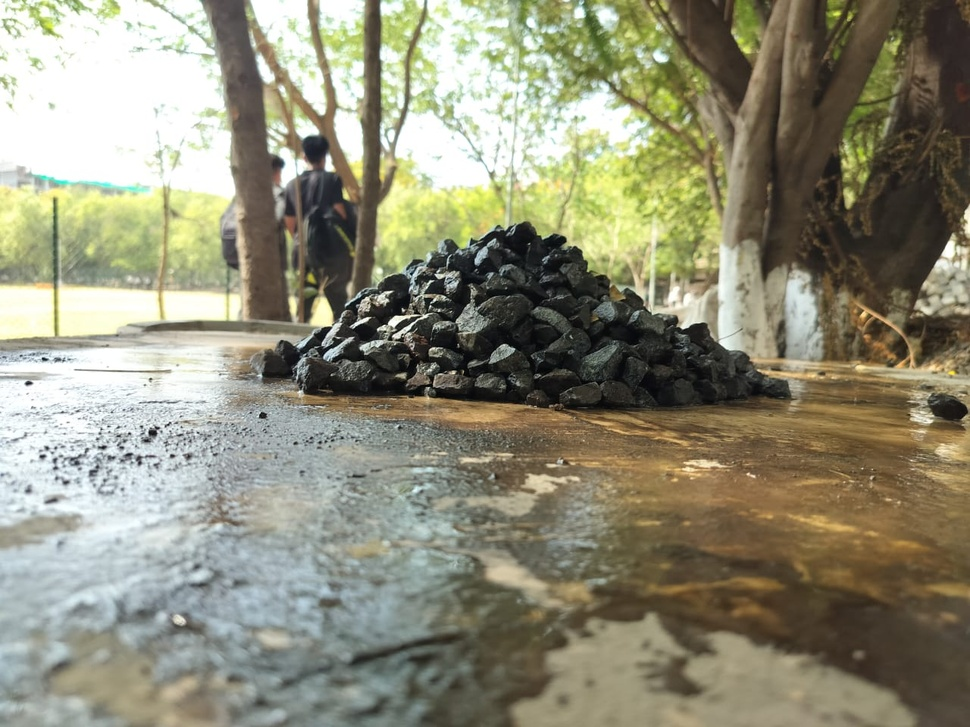
#> input picture Images/12320front.jpg, 970 x 727 px, shrunk from 1280 x 960 before the run
$ python -i segmentation.py   (imports and definitions only)
#> lines starting #> are read from the running program, lines starting #| are printed output that depends on the picture; after the words box and inside, x2 and y2 are one past the last pixel; in counts of white or black regions, pixels touching at a corner belong together
#> further down, picture is the input picture: shape (727, 970, 3); mean B, G, R 120.6, 141.7, 143.4
import tkinter as tk
from tkinter import filedialog, messagebox
from tkinter import ttk
from PIL import Image, ImageTk
import cv2
import numpy as np
from ultralytics import YOLO
import logging
import os  # Needed for visualize_segmentation

# Configure logging
logger = logging.getLogger(__name__)

# --- Load YOLO Model ---
MODEL_PATH = "yolov8n.pt"  # Or provide an absolute path / path relative to project root
yolo_model = None
# [7 lines not run here, left out]


def perform_segmentation(image: np.ndarray):
    """
    Performs segmentation on the input image using thresholding and contour filtering.
    Optionally enhances with YOLO detection (if model loaded).

    Args:
        image: A NumPy array representing the preprocessed image (BGR format).

    Returns:
        A dictionary containing segmentation results: {'mask': binary_mask, 'contours': list_of_contours}
        Returns None if processing fails.
    """
    if image is None or image.size == 0:
        logger.error("perform_segmentation received an invalid or empty image.")
        return None
    logger.info(f"Starting segmentation for image with shape: {image.shape}, dtype: {image.dtype}")
    try:
        # --- Basic Segmentation (Thresholding & Contours) ---
        if len(image.shape) == 3 and image.shape[2] == 3:
            gray = cv2.cvtColor(image, cv2.COLOR_BGR2GRAY)
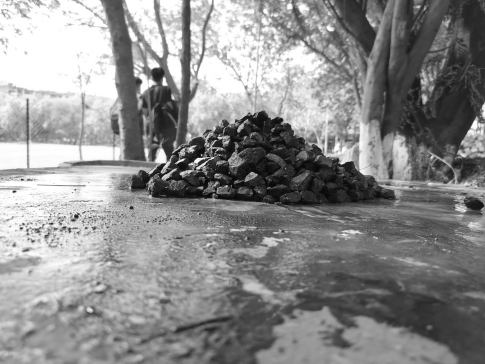
#> gray: shape (727, 970) (shown at 1/2 size); min 0, max 255, mean 139.8
        elif len(image.shape) == 2:
            gray = image  # Already grayscale
        else:
            logger.error(f"Unsupported image shape for grayscale conversion: {image.shape}")
            return None

        clahe = cv2.createCLAHE(clipLimit=2.0, tileGridSize=(8, 8))
        enhanced = clahe.apply(gray)
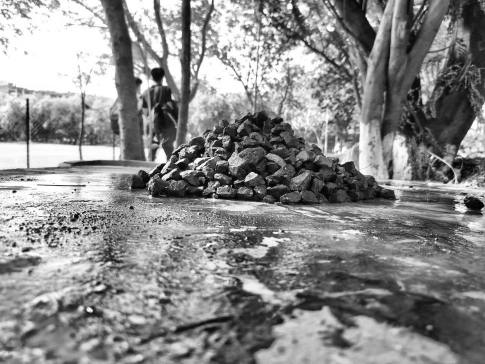
#> enhanced: shape (727, 970) (shown at 1/2 size); min 0, max 255, mean 137.3

        # --- Parameters to Tune ---
        block_size = 25  # Must be odd, > 1
        C = 4
        mask = cv2.adaptiveThreshold(enhanced, 255, cv2.ADAPTIVE_THRESH_GAUSSIAN_C,
                                     cv2.THRESH_BINARY_INV, block_size, C)
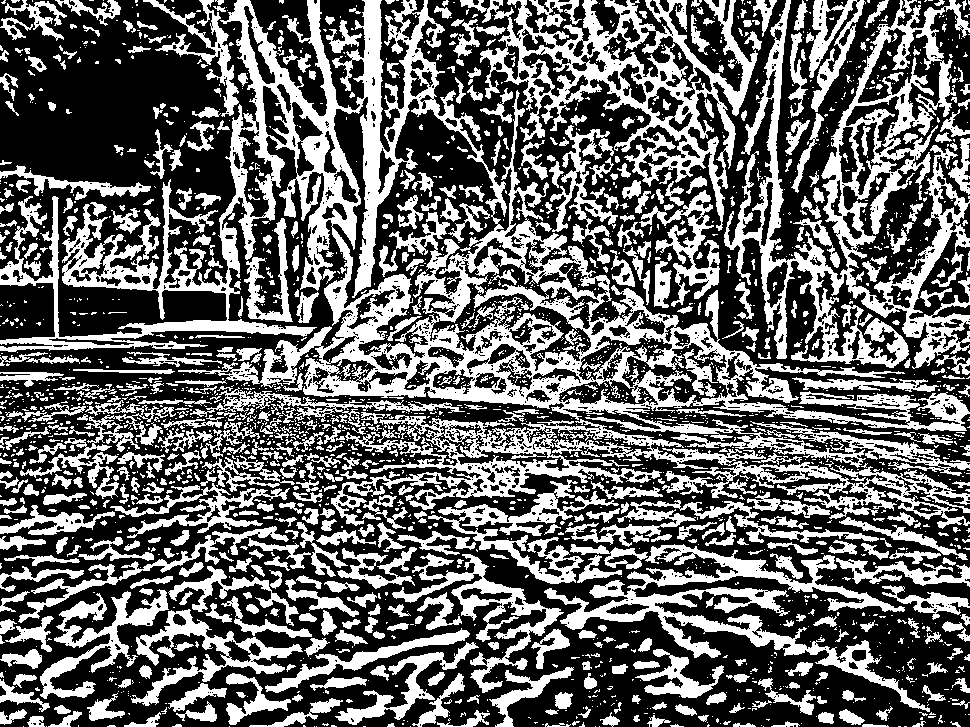
#> mask: shape (727, 970); 40.1% white; 2482 white regions (1811 under 20 px), largest, box (x1, y1, x2, y2) and area: (0, 0, 970, 476) 76278, (724, 0, 970, 369) 24765, (460, 0, 758, 231) 16754

        kernel_size = 5
        iterations_close = 1
        iterations_open = 1
        kernel = cv2.getStructuringElement(cv2.MORPH_ELLIPSE, (kernel_size, kernel_size))
        mask_closed = cv2.morphologyEx(mask, cv2.MORPH_CLOSE, kernel, iterations=iterations_close)
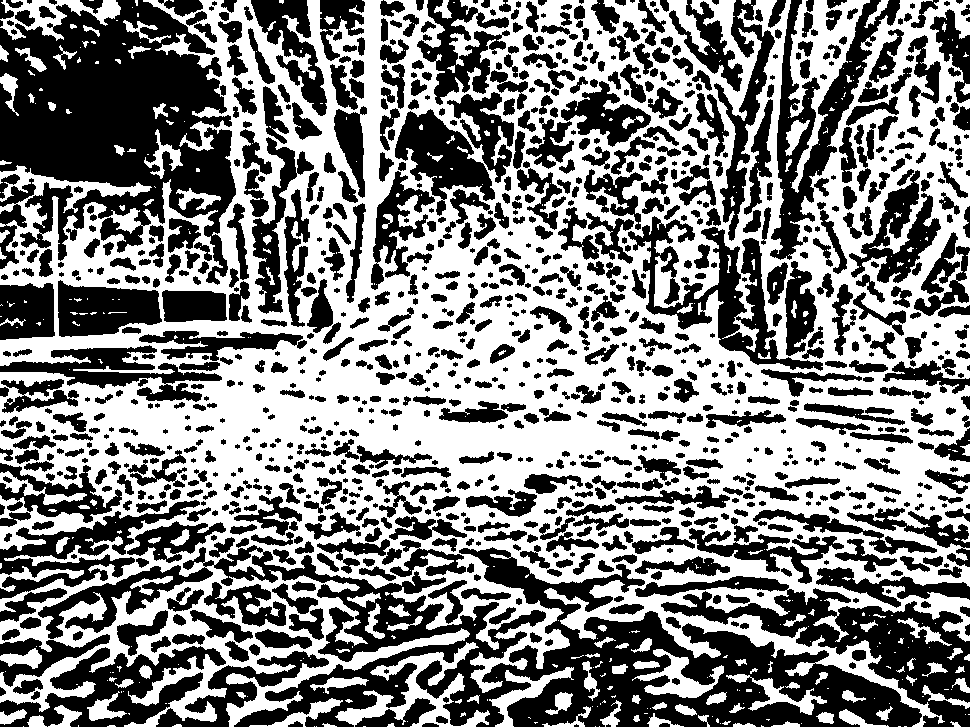
#> mask_closed: shape (727, 970); 51.5% white; 1101 black regions (147 under 20 px), largest, box (x1, y1, x2, y2) and area: (38, 545, 922, 727) 49797, (0, 0, 236, 285) 38591, (635, 576, 970, 727) 14043
        mask_opened = cv2.morphologyEx(mask_closed, cv2.MORPH_OPEN, kernel, iterations=iterations_open)
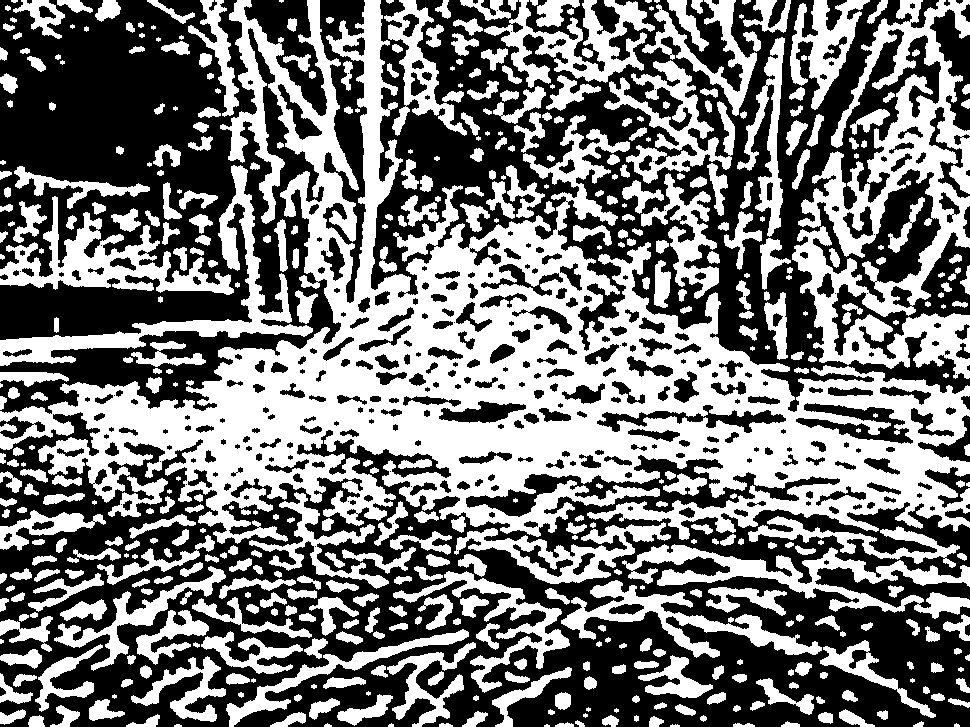
#> mask_opened: shape (727, 970); 47.3% white; 508 white regions (59 under 20 px)

        contours, _ = cv2.findContours(mask_opened, cv2.RETR_EXTERNAL, cv2.CHAIN_APPROX_SIMPLE)
#> contours = 506 contours, 116 with area under 20; largest, box (x1, y1, x2, y2) and area: (0, 0, 970, 544) 171530, (792, 0, 970, 379) 25434, (0, 165, 313, 366) 7164, (0, 196, 234, 295) 7053, (622, 544, 970, 619) 6682

        min_contour_area = 300
        filtered_contours = [cnt for cnt in contours if cv2.contourArea(cnt) > min_contour_area]
#> filtered_contours = 80 contours; largest, box (x1, y1, x2, y2) and area: (0, 0, 970, 544) 171530, (792, 0, 970, 379) 25434, (0, 165, 313, 366) 7164, (0, 196, 234, 295) 7053, (622, 544, 970, 619) 6682
        logger.info(f"Filtered contours by area (> {min_contour_area}): {len(filtered_contours)} remaining.")

        # Create a final mask from filtered contours
        filtered_mask = np.zeros_like(mask_opened)
        cv2.drawContours(filtered_mask, filtered_contours, -1, 255, -1)  # Draw filled contours
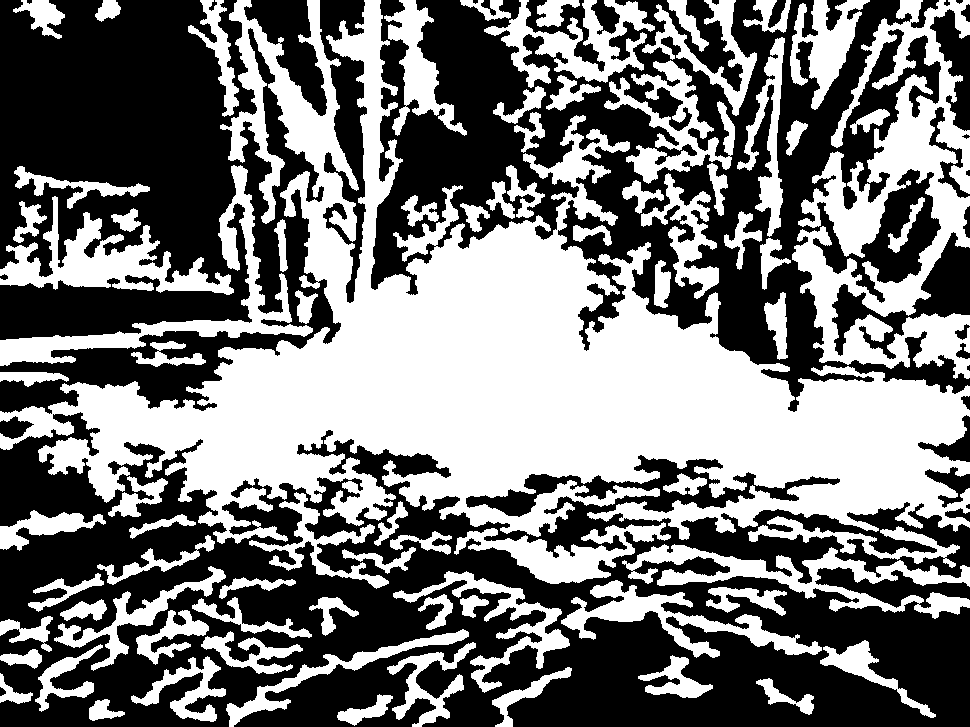
#> filtered_mask: shape (727, 970); 46.8% white; 80 white regions, largest, box (x1, y1, x2, y2) and area: (0, 0, 970, 544) 177872, (792, 0, 970, 379) 27633, (0, 165, 313, 366) 7884

        segmentation_output = {
            'mask': filtered_mask,
            'contours': filtered_contours,
        }
        logger.info("Segmentation completed successfully.")
        return segmentation_output

    except cv2.error as cv_err:
        logger.error(f"OpenCV error during segmentation: {cv_err}", exc_info=True)
        return None
    except Exception as e:
        logger.error(f"Unexpected error during segmentation: {e}", exc_info=True)
        return None


# [62 lines left out: function visualize_segmentation, not called in this run]

>>> import cv2
>>> picture = cv2.imread('../../Images/12320front.jpg')
>>> result = perform_segmentation(picture)
#> result = 2 items

$ run again, on Images/14320Front.jpg
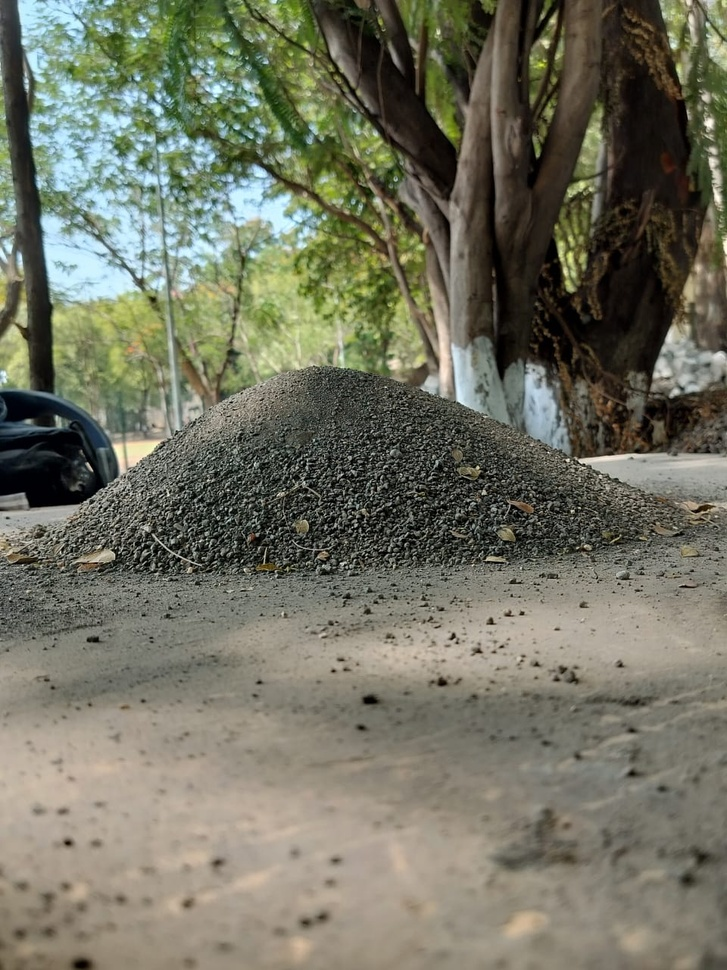
#> input picture Images/14320Front.jpg, 727 x 970 px, shrunk from 960 x 1280 before the run
#> picture is the input picture: shape (970, 727, 3); mean B, G, R 98.1, 114.6, 114
#> in perform_segmentation, `mask = cv2.adaptiveThreshold(enhanced, 255, cv2.ADAPTIVE_THRESH_GAUSSI..`:
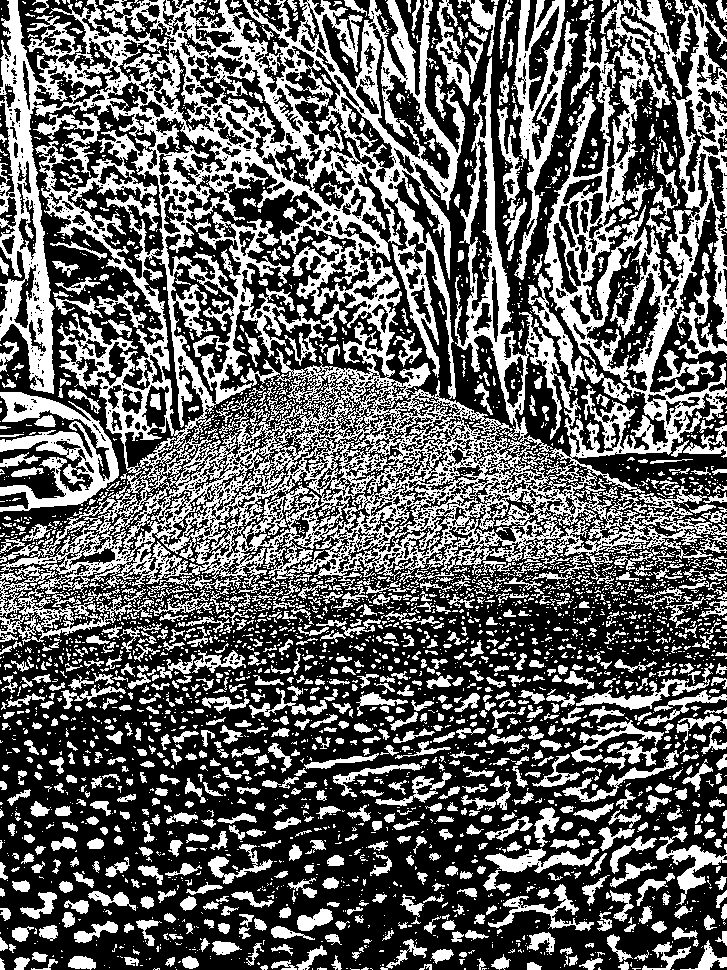
#> mask: shape (970, 727); 39% white; 3829 white regions (2857 under 20 px), largest, box (x1, y1, x2, y2) and area: (0, 0, 727, 645) 159887, (0, 392, 119, 512) 5654, (512, 0, 578, 280) 5029
#> mask_closed: shape (970, 727); 55.9% white; 1023 black regions (175 under 20 px), largest, box (x1, y1, x2, y2) and area: (0, 584, 727, 970) 155153, (490, 0, 602, 347) 9988, (623, 80, 688, 222) 3830
#> mask_opened: shape (970, 727); 51.1% white; 369 black regions (95 under 20 px)
#> contours = 653 contours, 137 with area under 20; largest, box (x1, y1, x2, y2) and area: (0, 0, 727, 661) 316522, (497, 0, 577, 247) 8435, (518, 664, 727, 749) 4386, (128, 649, 245, 693) 1854, (50, 659, 132, 702) 1314
#> filtered_contours = 41 contours; largest, box (x1, y1, x2, y2) and area: (0, 0, 727, 661) 316522, (497, 0, 577, 247) 8435, (518, 664, 727, 749) 4386, (128, 649, 245, 693) 1854, (50, 659, 132, 702) 1314
#> in perform_segmentation, `cv2.drawContours(filtered_mask, filtered_contours, -1, 255, -1)`:
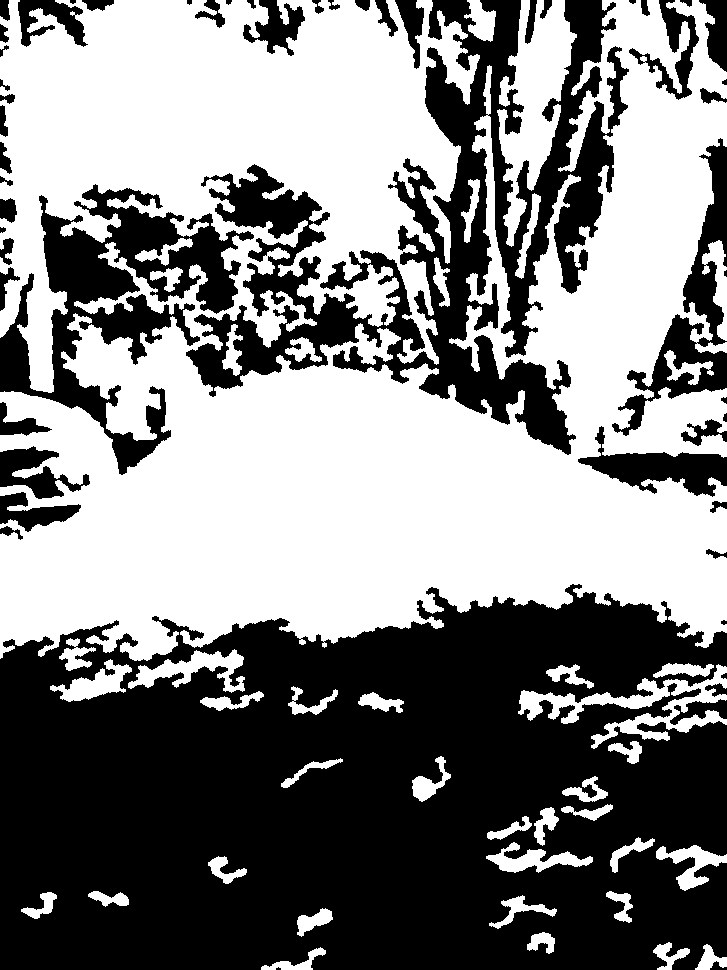
#> filtered_mask: shape (970, 727); 51.5% white; 55 black regions (2 under 20 px), largest, box (x1, y1, x2, y2) and area: (0, 584, 727, 970) 227387, (186, 0, 629, 455) 61165, (0, 184, 254, 475) 23923
#> result = 2 items

$ run again, on Images/26front.jpg
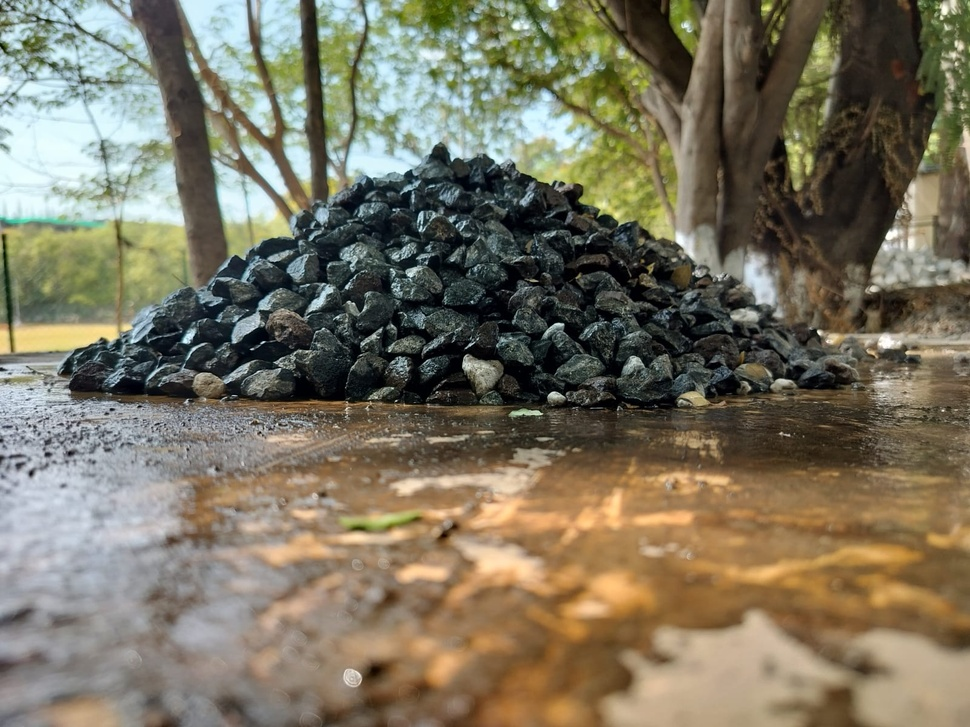
#> input picture Images/26front.jpg, 970 x 727 px, shrunk from 1600 x 1200 before the run
#> picture is the input picture: shape (727, 970, 3); mean B, G, R 97.6, 116.6, 122.8
#> in perform_segmentation, `mask = cv2.adaptiveThreshold(enhanced, 255, cv2.ADAPTIVE_THRESH_GAUSSI..`:
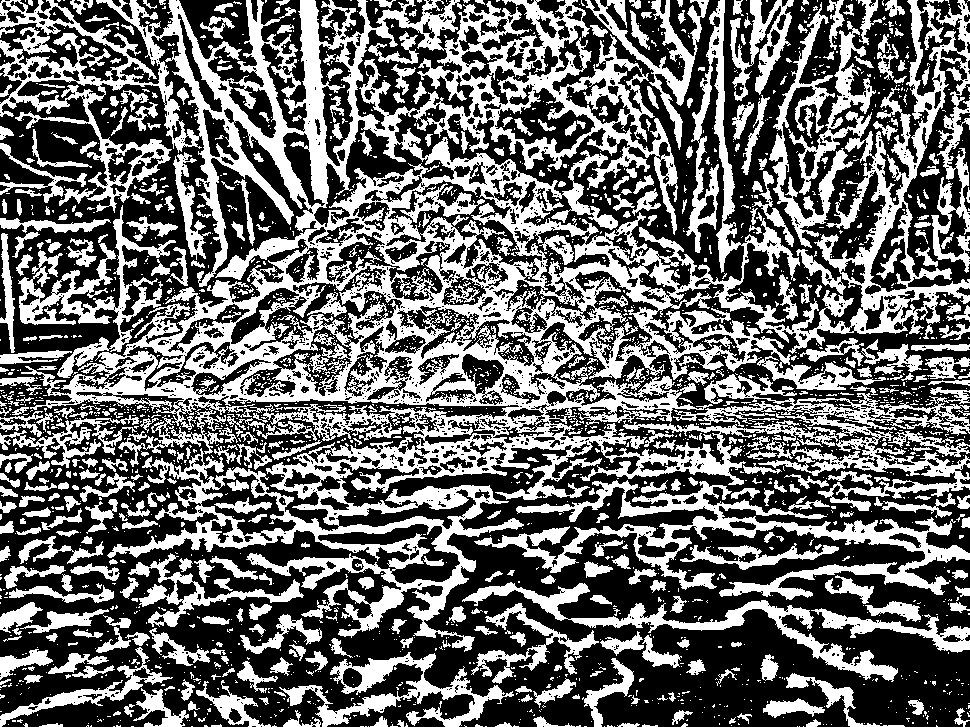
#> mask: shape (727, 970); 41.8% white; 2519 white regions (2032 under 20 px), largest, box (x1, y1, x2, y2) and area: (0, 0, 970, 652) 164439, (474, 480, 970, 600) 12816, (673, 374, 970, 511) 9249
#> mask_closed: shape (727, 970); 54.4% white; 1137 black regions (171 under 20 px), largest, box (x1, y1, x2, y2) and area: (142, 487, 925, 727) 50929, (463, 609, 970, 727) 32152, (0, 506, 350, 638) 14353
#> mask_opened: shape (727, 970); 50.8% white; 483 black regions (114 under 20 px)
#> contours = 405 contours, 75 with area under 20; largest, box (x1, y1, x2, y2) and area: (0, 0, 970, 565) 242193, (745, 0, 970, 317) 19610, (70, 0, 228, 268) 6926, (96, 534, 444, 665) 6321, (297, 485, 523, 632) 5636
#> filtered_contours = 77 contours; largest, box (x1, y1, x2, y2) and area: (0, 0, 970, 565) 242193, (745, 0, 970, 317) 19610, (70, 0, 228, 268) 6926, (96, 534, 444, 665) 6321, (297, 485, 523, 632) 5636
#> in perform_segmentation, `cv2.drawContours(filtered_mask, filtered_contours, -1, 255, -1)`:
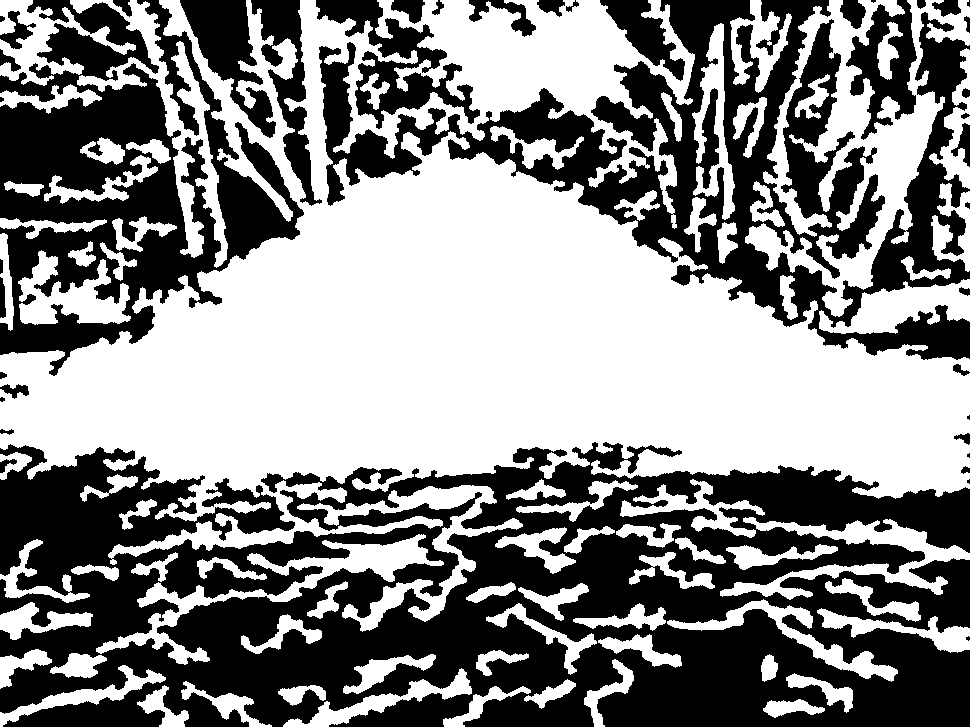
#> filtered_mask: shape (727, 970); 53.3% white; 43 black regions (8 under 20 px), largest, box (x1, y1, x2, y2) and area: (0, 442, 970, 727) 178828, (319, 0, 970, 360) 70519, (0, 0, 304, 376) 50660
#> result = 2 items
